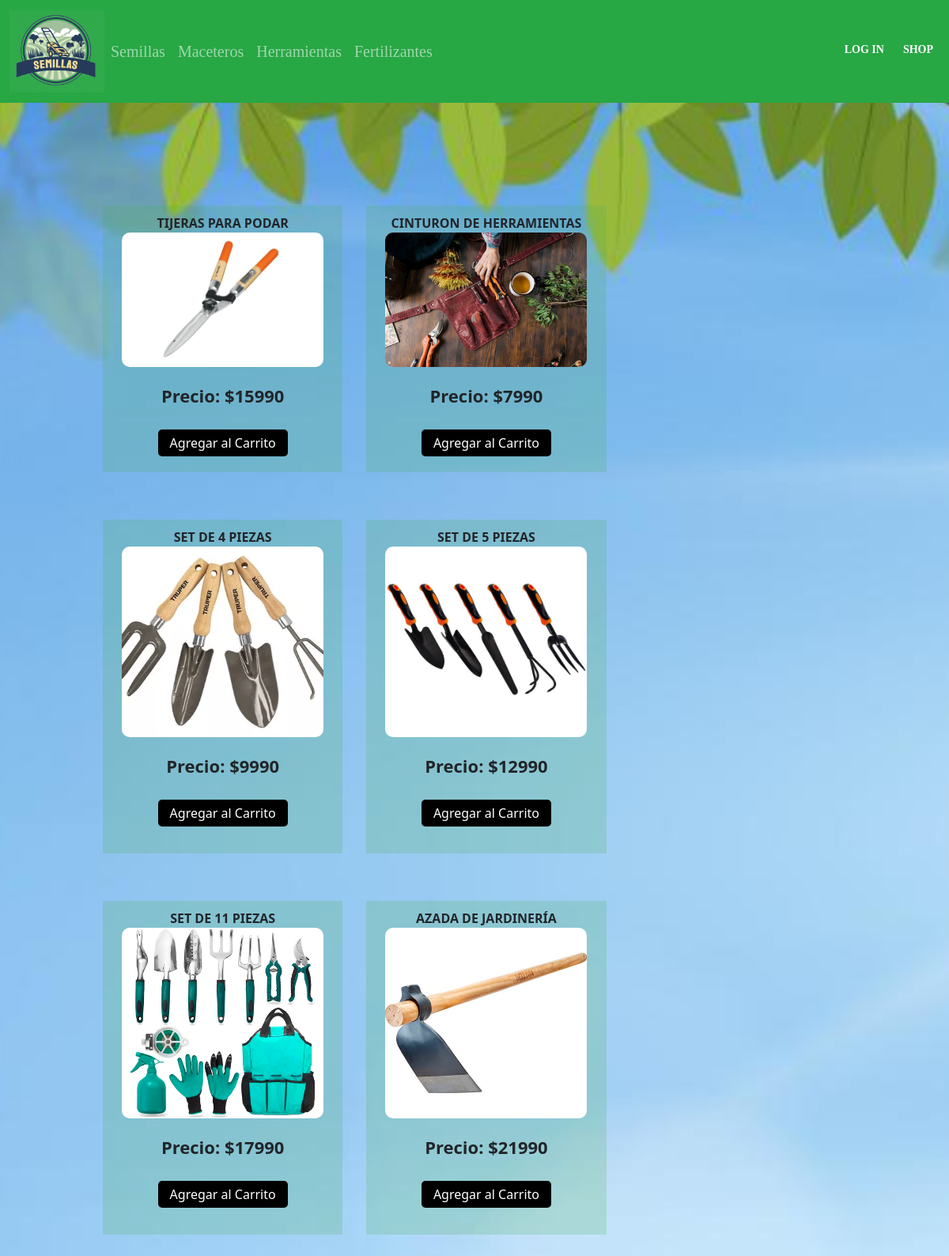
Page /pagina/Herramientas on the committed database.
### pagina_web/models.py (models this page shows, shortened)
class Producto(models.Model):
    id_producto = models.AutoField(primary_key=True)
    nombre_producto = models.CharField(max_length=100)
    precio = models.IntegerField(default=0)
    id_categoria = models.ForeignKey(Categoria, on_delete=models.CASCADE)
    foto = models.ImageField(upload_to='productos')
    activo = models.BooleanField(default=True)
    class Meta:
        ordering = ['id_producto']

### pagina_web/views.py (the view)
def Herramientas(request):
    herramientas = Categoria.objects.get(categoria='Herramientas')
    productos_herramientas = Producto.objects.filter(id_categoria=herramientas)
    return render(request, 'pagina/Herramientas.html', {'productos': productos_herramientas})

### pagina_web/templates/pagina/Herramientas.html (shortened to what this page needs)
{% load static %}
<!DOCTYPE html>
<html lang="en">
<head>
    <link rel="stylesheet" href="https://cdnjs.cloudflare.com/ajax/libs/font-awesome/6.5.2/css/all.min.css"
 />
    <link href="https://cdn.jsdelivr.net/npm/bootstrap@5.0.2/dist/css/bootstrap.min.css" rel="stylesheet">
      <link rel="stylesheet" href="{% static 'pagina/css/style.css' %}">
</head>
<body>
  <nav id="navbar" class="navbar navbar-expand-lg navbar-dark bg-green">
    <div class="container-fluid d-flex align-items-center justify-content-between">
      <a class="navbar-brand me-auto" href="{% url 'index' %}">
        <img src="{% static 'pagina/img/Semillas.png' %}" alt="" class="logo">
      </a>
      <div class="collapse navbar-collapse" id="navbarSupportedContent">
        <ul class="navbar-nav mb-2 mb-lg-0">
          <li class="nav-item d-flex align-items-center">
            <a class="nav-link text-start" href="{% url 'Semillas' %}">Semillas</a>
          </li>
          <li class="nav-item d-flex align-items-center">
            <a class="nav-link text-start" href="{% url 'Maceteros' %}">Maceteros</a>
          </li>
          <li class="nav-item d-flex align-items-center">
            <a class="nav-link text-start" href="{% url 'Herramientas' %}">Herramientas</a>
          </li>
          <li class="nav-item d-flex align-items-center">
            <a class="nav-link text-start" href="{% url 'Fertilizantes' %}">Fertilizantes</a>
          </li>
        </ul>
      </div>
      <div class="collapse navbar-collapse flex-grow-1 justify-content-end" id="navbarSupportedContent">
        <div class="d-flex align-items-center flex-wrap">
          <div id="user-info" class="d-flex align-items-center">
            {% if user.is_authenticated %}
              <span class="me-2">Bienvenido {{ user.username }}</span>
              <form action="{% url 'logout' %}" method="post" class="d-inline">
                {% csrf_token %}
                <button type="submit" class="btn btn-sm btn-primary mb-3">LOGOUT</button>
              </form>
            {% else %}
              <button id="btn-user" type="button" class="btn btn-sm btn-primary mb-3 me-2"
                      data-bs-toggle="modal" data-bs-target="#exampleModal">
                LOG IN
              </button>
            {% endif %}
              <button id="btn-carrito" type="button" class="btn btn-sm btn-primary mb-3 flex-grow-1" data-bs-toggle="modal" onclick="hacerVisibleCarrito()">
                SHOP
            </button>
          </div>
        </div>
      </div>
    </div>
  </nav>
  <section class="contenedor">
    <div class="contenedor-items">
        {% for producto in productos %}
        <div class="item">
            <span class="titulo-item">{{ producto.nombre_producto }}</span>
            {% if producto.foto %}
            <img src="{{ producto.foto.url }}" alt="{{ producto.nombre_producto }}" class="img-item">
            {% endif %}
            <p class="precio-item">Precio: ${{ producto.precio }}</p>
            <button class="boton-item">Agregar al Carrito</button>
        </div>
        {% endfor %}
    </div>
</section>
</body>
</html>

### pagina_web/static/pagina/css/style.css (style rules this page uses)
body { background-image: url('../img/fondo.jpg'); background-attachment: fixed; background-size: cover; background-position: center; }
#navbar { position: -webkit-sticky; position: sticky; top: 0; z-index: 1000; }
.bg-green { background-color: #28a745; }
.logo { width: 120px; }
#btn-user { background: rgba(0, 0, 0, 0); border: none }
#btn-carrito { background: rgba(0, 0, 0, 0); border: none }
.nav-link { font-family: 'NavbarFont'; src: url(fuentes/aBigDeal.otf); font-weight: normal; font-style: normal; font-size: 20px; }
.btn-primary { font-family: 'NavbarFont'; src: url(fuentes/aBigDeal.otf); background-color: #28a745; color: #ffffff; border-color: #28a745; margin: 10px auto; display: block; width: fit-content; }
.contenedor { width: 100%; padding: 70px; display:flex; flex-wrap: wrap; gap: 10px; contain: paint; }
.contenedor .contenedor-items { width: 100%; padding: 60px; display: flex; flex-wrap: wrap; gap: 30px; box-sizing: border-box; }
.contenedor .contenedor-items .item { width: calc(33.33% - 20px); margin-bottom: 30px; text-align: center; box-sizing: border-box; padding: 10px; background-color: rgba(76, 175, 80, 0.2); display: flex; flex-direction: column; align-items: center; }
.contenedor .contenedor-items .item .img-item { width: 90%; height: 60%; max-height: 350px; border-radius: 10px; object-fit: cover; margin-bottom: 10px; }
.contenedor .contenedor-items .item .titulo-item { display: block; font-weight: bold; text-align: center; text-transform: uppercase; }
.contenedor .contenedor-items .item .precio-item { display: block; text-align: center; font-weight: bold; font-size: 22px; padding-top: 10px; }
.contenedor .contenedor-items .item .boton-item { display: block; margin: 10px auto; border: none; background-color: black; color: #fff; padding: 5px 15px; border-radius: 5px; cursor: pointer; }
@media screen and (max-width: 1200px) { .contenedor .contenedor-items .item { width: calc(33.33% - 10px); } }
.form-label, .btn-primary { color: white; font-weight: bold; }

### rows in the picture
Producto: nombre_producto "TIJERAS PARA PODAR", foto (picture), precio "15990"
Producto: nombre_producto "CINTURON DE HERRAMIENTAS", foto (picture), precio "7990"
Producto: nombre_producto "SET DE 4 PIEZAS", foto (picture), precio "9990"
Producto: nombre_producto "SET DE 5 PIEZAS", foto (picture), precio "12990"
Producto: nombre_producto "SET DE 11 PIEZAS", foto (picture), precio "17990"
Producto: nombre_producto "AZADA DE JARDINERÍA", foto (picture), precio "21990"
